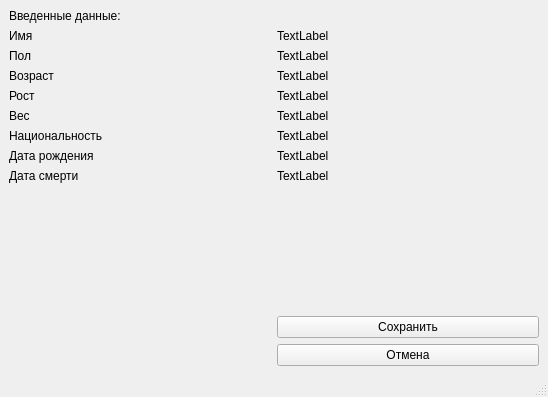
<?xml version="1.0" encoding="UTF-8"?>
<ui version="4.0">
 <class>ConfirmationWindow</class>
 <widget class="QMainWindow" name="ConfirmationWindow">
  <property name="geometry">
   <rect>
    <x>0</x>
    <y>0</y>
    <width>548</width>
    <height>397</height>
   </rect>
  </property>
  <property name="windowTitle">
   <string>MainWindow</string>
  </property>
  <widget class="QWidget" name="centralwidget">
   <layout class="QGridLayout" name="gridLayout">
    <item row="5" column="1">
     <widget class="QLabel" name="weightLabel">
      <property name="text">
       <string>TextLabel</string>
      </property>
     </widget>
    </item>
    <item row="2" column="0">
     <widget class="QLabel" name="label_3">
      <property name="text">
       <string>Пол</string>
      </property>
     </widget>
    </item>
    <item row="7" column="0">
     <widget class="QLabel" name="label_8">
      <property name="text">
       <string>Дата рождения</string>
      </property>
     </widget>
    </item>
    <item row="8" column="0">
     <widget class="QLabel" name="label_9">
      <property name="text">
       <string>Дата смерти</string>
      </property>
     </widget>
    </item>
    <item row="5" column="0">
     <widget class="QLabel" name="label_5">
      <property name="text">
       <string>Вес</string>
      </property>
     </widget>
    </item>
    <item row="11" column="1">
     <widget class="QPushButton" name="cancelPushButton">
      <property name="text">
       <string>Отмена</string>
      </property>
     </widget>
    </item>
    <item row="1" column="1">
     <widget class="QLabel" name="nameLabel">
      <property name="text">
       <string>TextLabel</string>
      </property>
     </widget>
    </item>
    <item row="4" column="0">
     <widget class="QLabel" name="label_4">
      <property name="text">
       <string>Рост</string>
      </property>
     </widget>
    </item>
    <item row="10" column="1">
     <widget class="QPushButton" name="savePushButton">
      <property name="text">
       <string>Сохранить</string>
      </property>
     </widget>
    </item>
    <item row="3" column="1">
     <widget class="QLabel" name="ageLabel">
      <property name="text">
       <string>TextLabel</string>
      </property>
     </widget>
    </item>
    <item row="4" column="1">
     <widget class="QLabel" name="heightLabel">
      <property name="text">
       <string>TextLabel</string>
      </property>
     </widget>
    </item>
    <item row="8" column="1">
     <widget class="QLabel" name="deathDateLabel">
      <property name="text">
       <string>TextLabel</string>
      </property>
     </widget>
    </item>
    <item row="7" column="1">
     <widget class="QLabel" name="birthDateLabel">
      <property name="text">
       <string>TextLabel</string>
      </property>
     </widget>
    </item>
    <item row="1" column="0">
     <widget class="QLabel" name="label_2">
      <property name="text">
       <string>Имя</string>
      </property>
     </widget>
    </item>
    <item row="0" column="0">
     <widget class="QLabel" name="label">
      <property name="text">
       <string>Введенные данные:</string>
      </property>
     </widget>
    </item>
    <item row="6" column="1">
     <widget class="QLabel" name="nationalityLabel">
      <property name="text">
       <string>TextLabel</string>
      </property>
     </widget>
    </item>
    <item row="3" column="0">
     <widget class="QLabel" name="label_7">
      <property name="text">
       <string>Возраст</string>
      </property>
     </widget>
    </item>
    <item row="6" column="0">
     <widget class="QLabel" name="label_6">
      <property name="text">
       <string>Национальность</string>
      </property>
     </widget>
    </item>
    <item row="2" column="1">
     <widget class="QLabel" name="genderLabel">
      <property name="text">
       <string>TextLabel</string>
      </property>
     </widget>
    </item>
    <item row="9" column="1">
     <spacer name="verticalSpacer">
      <property name="orientation">
       <enum>Qt::Vertical</enum>
      </property>
      <property name="sizeHint" stdset="0">
       <size>
        <width>20</width>
        <height>40</height>
       </size>
      </property>
     </spacer>
    </item>
   </layout>
  </widget>
  <widget class="QMenuBar" name="menubar">
   <property name="geometry">
    <rect>
     <x>0</x>
     <y>0</y>
     <width>548</width>
     <height>26</height>
    </rect>
   </property>
  </widget>
  <widget class="QStatusBar" name="statusbar"/>
 </widget>
 <resources/>
 <connections/>
</ui>
